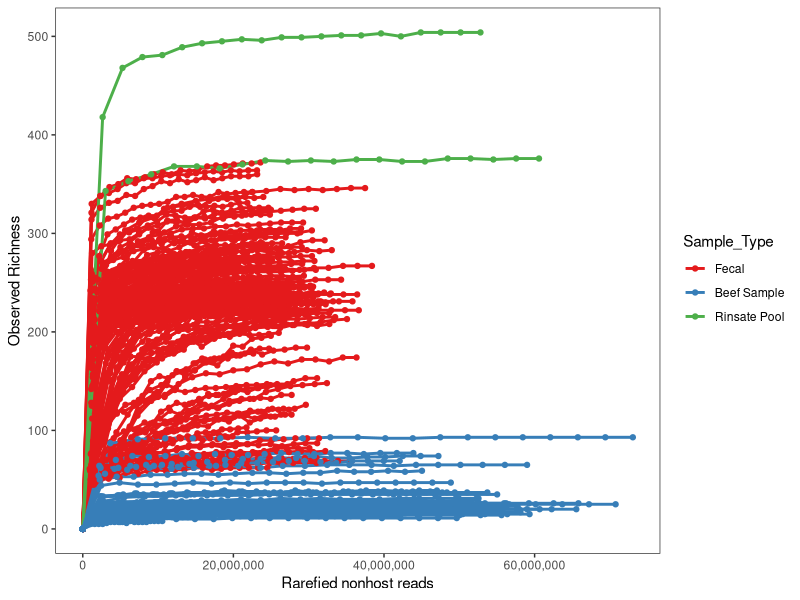
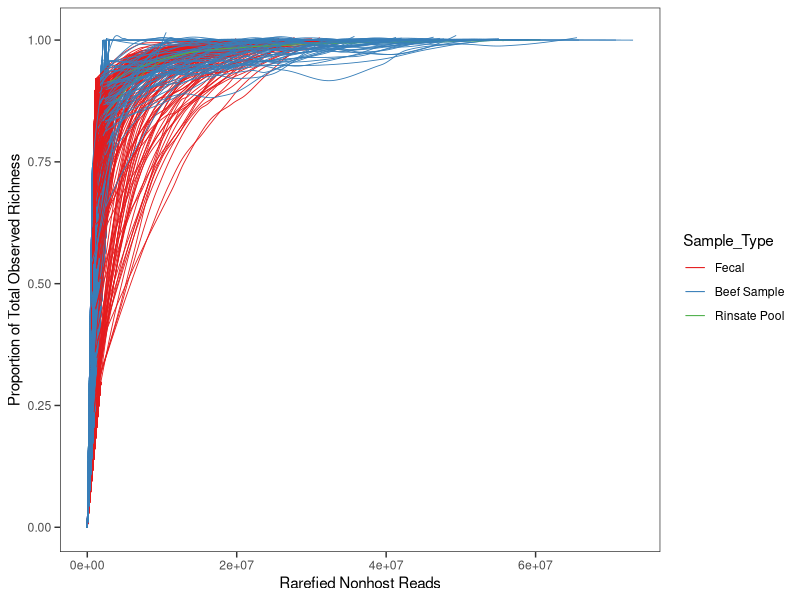
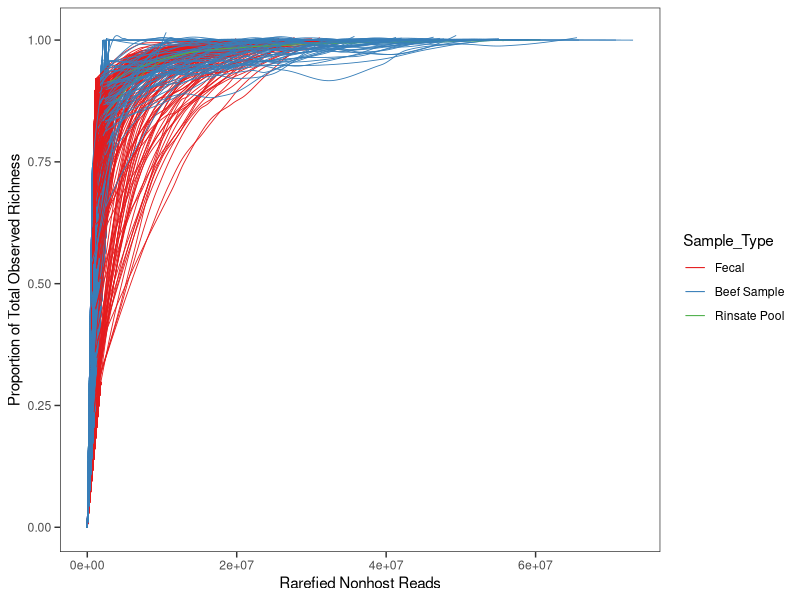

The R source for these figures, in order:
# Plot rarefaction results
## load tidyverse / dplyr ------------
library(dplyr)   # or: library(tidyverse)
library(tidyr)
library(ggplot2)
library(scales) 
library(purrr)      # map_dfr()

## read the two tables ---------------
rarefaction_counts    <- read.table(
  "AMR/HFT_rarefaction_counts.txt",
  sep   = "\t",
  header = TRUE,
  stringsAsFactors = FALSE
)


rarefaction_metadata <- read.table('AMR/HFT_Metadata_2025.txt', header=T, sep='\t', row.names = NULL, quote = "")


## inspect the key columns -----------
names(rarefaction_counts)
names(rarefaction_metadata)

## --- left-join metadata onto counts ---
merged_df <- rarefaction_counts %>% 
  left_join(rarefaction_metadata,
            by = c("Sample" = "MatchID"))

str(merged_df)
## check result -----------------------
head(merged_df)

## Checking why we have rarefaction counts for some samples that are not in the metadata
# Step 1: Count how many unique Samples have NA in NonHost_reads
samples_with_NA <- merged_df %>%
  filter(is.na(NonHost_reads)) %>%
  summarise(Samples = list(unique(Sample)),
            num_samples = n_distinct(Sample))

samples_with_NA$Samples[[1]]

# Step 2: Filter out those rows (keep only rows where NonHost_reads is NOT NA)
filtered_df <- merged_df %>%
  filter(!is.na(NonHost_reads)) %>%
  mutate(NonHost_reads = as.numeric(NonHost_reads))

##
### Now start new calculations ####
##
# Calculate read numbers
#filtered_df <- filtered_df %>% 
#  mutate(Rarefied_reads = SubsamplePercent * NonHost_reads)

filtered_df <- filtered_df %>% 
  mutate(Rarefied_reads = as.numeric(SubsamplePercent) / 100 * NonHost_reads)


# set order
unique(filtered_df$Sample_Type)
filtered_df$Sample_Type <- factor(filtered_df$Sample_Type, levels = c("Fecal", "Beef Sample","Rinsate Pool"))

# add 0's
zero_rows <- filtered_df %>% 
  distinct(Sample, Level, .keep_all = TRUE) %>%  # keep one row per group
  mutate(
    SubsamplePercent = 0,     # optional – set to 0 if you keep this column
    Rarefied_reads   = 0,
    Count     = 0
  )
filtered_df <- bind_rows(filtered_df, zero_rows) %>% 
  arrange(Sample, Level, Rarefied_reads)



# plot the figure at the group level
p <- ggplot(filtered_df %>%                         # start from your latest table
              filter(Level == "group"), # Removed the 0 counts
            aes(x = Rarefied_reads,
                y = Count,
                group  = Sample,                        # one line per sample
                colour = Sample_Type)) +                    # colour by Sample_Type status
  geom_line(size = 1) +
  #geom_smooth(method = "loess",        # <─ smoother instead of raw line
  #            se     = FALSE,          #   hide grey confidence band
  #            span   = 0.5,            #   adjust for more / less smoothing
  #            size   = .6) +
  geom_point(size = 1.5) +
  scale_x_continuous(labels = label_comma()) +
  labs(x = "Rarefied nonhost reads",
       y = "Observed Richness",
       colour = "Sample_Type") +
  scale_colour_brewer(palette = "Set1") +          # pick any palette you like
  theme_bw()+
  theme(
    panel.grid.major = element_blank(),            # ↩ remove gridlines
    panel.grid.minor = element_blank()
  )

p

# Save the plot as png
# ggsave("Example_data/NAHMS_rarefaction_by_Sample_Type_forced0.png",           # file name (extension = PNG)
#        plot   = p,                        # plot object to save
#        width  = 7,                        # inches  (adjust as needed)
#        height = 5,                        # inches
#        dpi    = 300)                      # resolution
# 



#
##
## Calculating Percent_of_total_richness  ####
##
#

# Get per-group total richness at SubsamplePercent == 100
richness_at_100 <- filtered_df %>%
  filter(SubsamplePercent == 100) %>%
  mutate(total_richness_observed = Count) %>%
  select(Sample, Level, total_richness_observed )

# Join it back to the full dataset
filtered_df <- filtered_df %>%
  left_join(richness_at_100, by = c("Sample", "Level")) %>%
  mutate(Percent_of_total_richness = Count / total_richness_observed)

#
##
## Code with smooth lines intersecting at 0,0
##
#

## 1 ───────────────────────────────
##   split data > 0  and build the loess curves
smth_df <- filtered_df %>% 
  filter(Level == "group", Rarefied_reads > 0) %>%      # keep >0 for the fit
  group_by(Sample) %>% 
  arrange(Rarefied_reads) %>% 
  nest() %>%                                            # one row per sample
  mutate(                                              # fit loess per sample
    fit  = map(data, ~ loess(Percent_of_total_richness ~ Rarefied_reads,
                             data = .x, span = .5)),
    grid = map(data, ~ tibble(
      Rarefied_reads = seq(min(.x$Rarefied_reads),
                           max(.x$Rarefied_reads),
                           length.out = 200)))
  ) %>% 
  mutate(pred = map2(grid, fit,
                     ~ mutate(.x,
                              Percent_of_total_richness =
                                predict(.y, newdata = .x)))) %>% 
  select(Sample, pred) %>% 
  unnest(pred) %>%                                      # smoothed lines
  left_join(filtered_df %>% distinct(Sample, Sample_Type, Count),  # add Sample_Type colours
            by = "Sample", relationship = "many-to-many" )

## 2 ───────────────────────────────
##   one straight segment  (0,0)  →  first smoothed point  per sample
link_df <- smth_df %>% 
  group_by(Sample) %>% 
  slice_min(order_by = Rarefied_reads, n = 1) %>%       # first point of curve
  mutate(x0 = 0, y0 = 0)                                # add origin

## 3 ───────────────────────────────
##   plot

### Zoomed in plot ####
p3 <- ggplot() +
  geom_segment(data = link_df,
               aes(x = x0, y = y0,
                   xend = Rarefied_reads,
                   yend = Percent_of_total_richness,
                   colour = Sample_Type, group = Sample),
               linewidth = .3) +
  geom_line(data = smth_df,
            aes(x = Rarefied_reads,
                y = Percent_of_total_richness,
                colour = Sample_Type, group = Sample),
            linewidth = .3) +
  #coord_cartesian(xlim = c(0, 50e6)) +
  #scale_y_continuous(breaks = seq(0, 1, .1)) +
  #scale_x_continuous(
  #  breaks       = seq(0, 50e6, 5e6),   # major ticks every 5 000 000
  #  minor_breaks = seq(0, 50e6, 1e6)
  #) +
  labs(x = "Rarefied Nonhost Reads",
       y = "Proportion of Total Observed Richness",
       colour = "Sample_Type") +
  scale_colour_brewer(palette = "Set1") +
  theme_bw() +
  theme(panel.grid.major = element_blank(),
        panel.grid.minor = element_blank(),
        axis.ticks.length     = unit(4, "pt"),          # length of all ticks
        axis.ticks.length.x   = unit(4, "pt"),          # (override if wanted)
        axis.ticks.x          = element_line(),         # major ticks (default)
        axis.ticks.x.bottom   = element_line())         # make sure bottom axis drawn


p3

ggsave("Figures/rarefaction_by_Sample_Type_percent_richness_clean_lines.png",           # file name (extension = PNG)
       plot   = p3,                        # plot object to save
       width  = 8,                        # inches  (adjust as needed)
       height = 6,                        # inches
       dpi    = 300)  

#### Rarefied counts ####

# p3_counts <- ggplot() +
#   geom_segment(data = link_df,
#                aes(x = x0, y = y0,
#                    xend = Rarefied_reads,
#                    yend = Count_unique,
#                    colour = Sample_Type, group = Sample),
#                linewidth = .5) +
#   geom_line(data = smth_df,
#             aes(x = Rarefied_reads,
#                 y = Count_unique,
#                 colour = Sample_Type, group = Sample),
#             linewidth = .5) +
#   coord_cartesian(xlim = c(0, 50e6)) +
#   scale_x_continuous(
#     breaks       = seq(0, 50e6, 2e6),   # major ticks every 5 000 000
#     minor_breaks = seq(0, 50e6, 1e6)
#   ) +
#   labs(x = "Rarefied nonhost reads (0 – 50,000,000)",
#        y = "Proportion of total observed richness",
#        colour = "Sample_Type") +
#   scale_colour_brewer(palette = "Set1") +
#   theme_bw() +
#   theme(panel.grid.major = element_blank(),
#         panel.grid.minor = element_blank(),
#         axis.ticks.length     = unit(4, "pt"),          # length of all ticks
#         axis.ticks.length.x   = unit(4, "pt"),          # (override if wanted)
#         axis.ticks.x          = element_line(),         # major ticks (default)
#         axis.ticks.x.bottom   = element_line())         # make sure bottom axis drawn
# 
# 
# p3_counts
# 
# ggsave("Example_data/NAHMS_rarefaction_by_Sample_Type_percent_richness_30M_clean_lines.png",           # file name (extension = PNG)
#        plot   = p3_counts,                        # plot object to save
#        width  = 7,                        # inches  (adjust as needed)
#        height = 5,                        # inches
#        dpi    = 300)  
